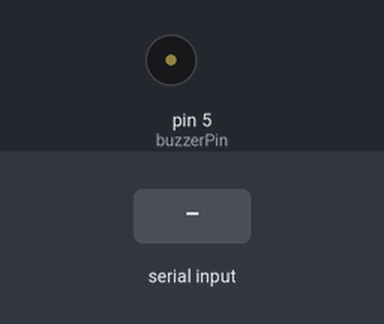
The sketch below on a simulated Arduino Uno, built with avr-gcc and run on an emulated ATmega328P. Shown: buzzer (waves = sounding, pin HIGH). The inputs (shaded band) are chosen by the test bench.

Above: at 1.2 s.
1.3 s: "1" received over Serial
At 1.6 s:
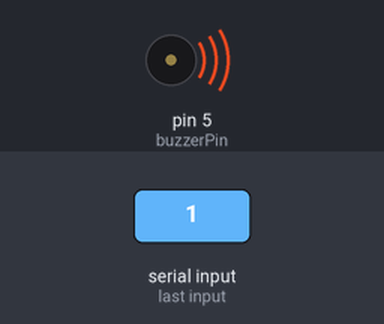
4.3 s: "2" received over Serial
At 6.5 s:
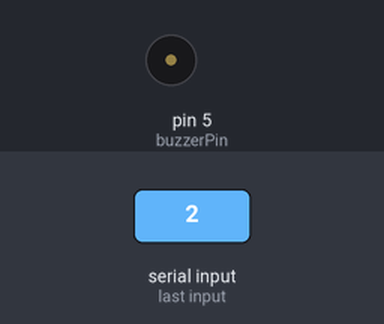
Timing chart, 0 to 8.0 s (numbered marks = the images above; inputs shaded):
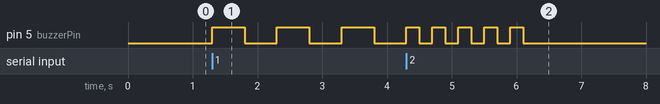

The sketch:

crime_alert.ino
```cpp
int buzzerPin = 5;  // Pin connected to the buzzer
char data;           // Data received

void setup() {
    pinMode(buzzerPin, OUTPUT);
    Serial.begin(9600);  // Initialize serial communication
}

void loop() {
    if (Serial.available() > 0) {
        data = Serial.read();  // Read serial data
        if (data == '1') {     // Slow buzzer signal
            for (int i = 0; i < 3; i++) {
                digitalWrite(5, HIGH);
                delay(500);  // Slow interval of 500 milliseconds
                digitalWrite(5, LOW);
                delay(500);
            }
        } else if (data == '2') {  // Fast buzzer signal
            for (int i = 0; i < 5; i++) {
                digitalWrite(5, HIGH);
                delay(200);  // Fast interval of 200 milliseconds
                digitalWrite(5, LOW);
                delay(200);
            }
        } else if (data == '0') {  // No buzzer
            digitalWrite(5, LOW);
        }
    }
}
```

Measured:
- after the input at 1.3 s, pin 5 (buzzerPin): alternates HIGH for 0.50 s and LOW for 0.50 s, starting at once
- after the input at 4.3 s, pin 5 (buzzerPin): alternates HIGH for 0.20 s and LOW for 0.20 s, 10 changes in all, then stays LOW, starting at once
